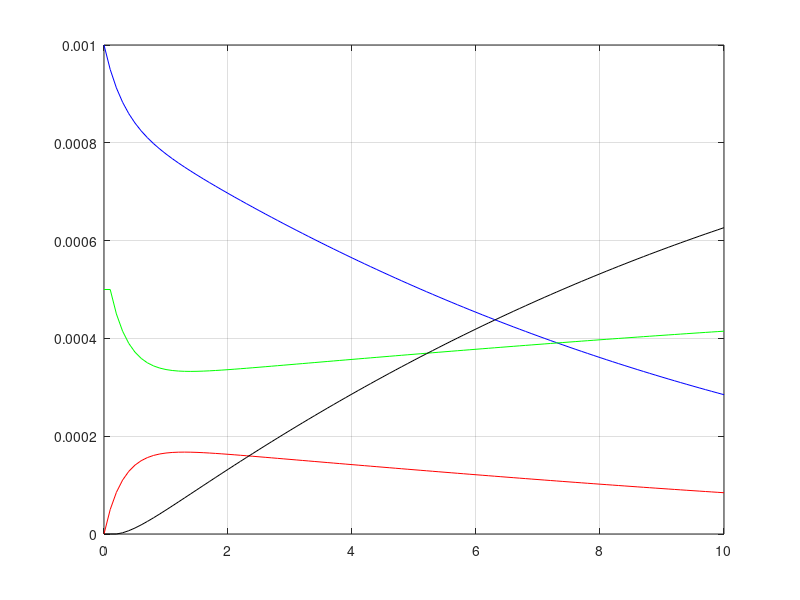

Source code (MATLAB):
% model of enzyme reactions

function ferment_model

dt = 0.1;
N =  100;
t(1) = 0;

S(1) = 1e-3; % the substrate
C(1) = 0;   % system (S+E)
E(1) = 0.5e-3;  % enzyme
P(1) = 0;  % product

k1 = 1e3; % the ratio (S+E) -> (SE)
k_1 = 1; % the ratio (S+E) <- (SE)
k2 = 0.5; % cont SE -> (P+E)


for i = 1:N 
    S(i+1) = S(i) + ( k_1 * C(i) - k1 * S(i) * (E(1) - C(i)) ) * dt;
    C(i+1) = C(i) + ( k1 * S(i) * (E(1) - C(i)) - (k_1 + k2) * C(i) ) * dt;
    t(i+1) = t(i) + dt;
    
    E(i+1) = E(1) - C(i);
    P(i+1) = S(1) - S(i) - C(i);
end

plot(t,S, 'b') % substrate
grid on
hold all
plot(t,C, 'r') % complex
plot(t,E, 'g') % enzyme
plot(t,P, 'k') % product

    
    
